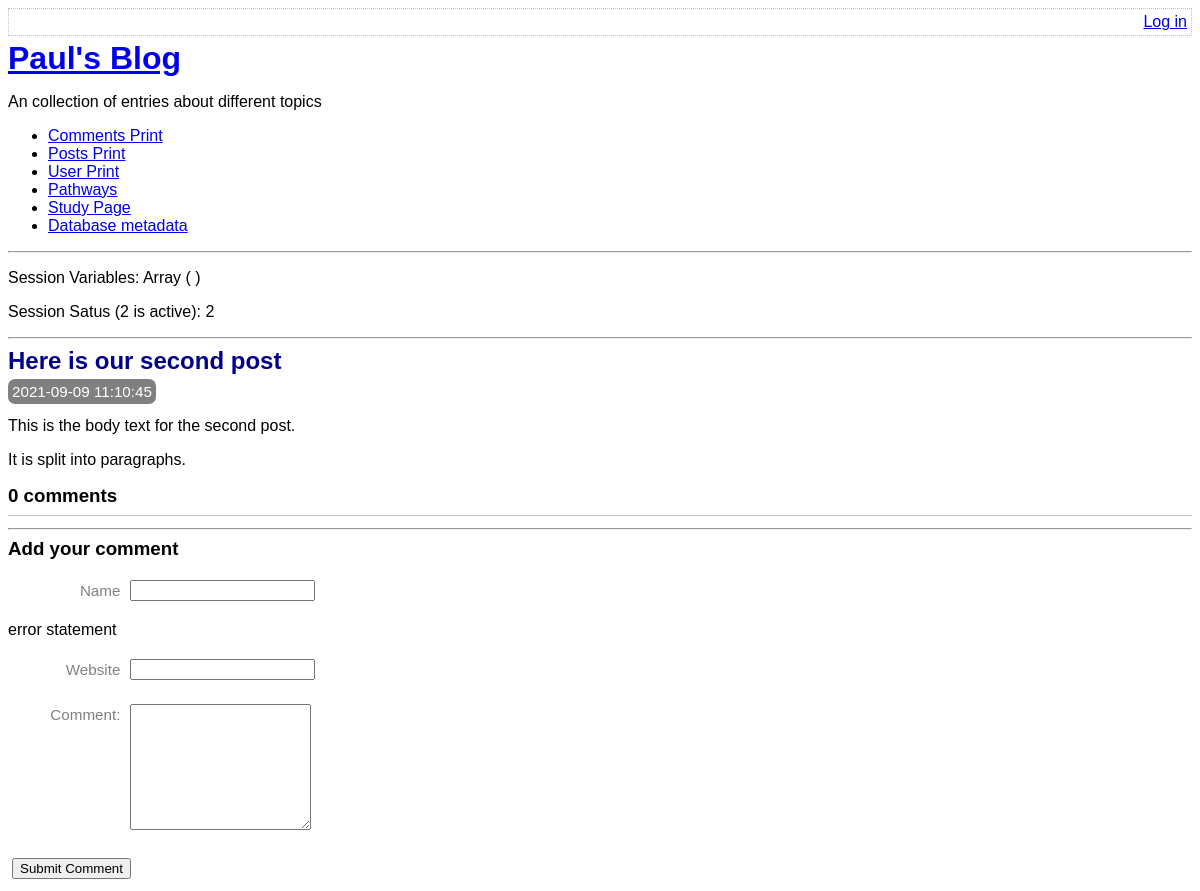
Page /view-post.php?post_id=2 on the committed database.
### tables this page shows
CREATE TABLE post(
    id integer primary key autoincrement not null,
    title text not null,
    body text not null,
    user_id integer not null,
    created_at date not null,
    updated_at date,
    foreign key (user_id) references user(id)
);

### lib/view-post-common.php (called while the page is built, shortened)
<?php
function getPostRow(PDO $pdo, $postId){
    $stmt = $pdo -> prepare(
        'select title, created_at , body
        from post
        where id=:id'
    );
    $result = $stmt -> execute(
        array('id' => $postId, )
    );
    $row = $stmt -> fetch(PDO::FETCH_ASSOC);
    return $row;
}

### view-post.php (the view, shortened to what this page needs)
<?php
require_once 'lib/common.php';
require_once 'lib/view-post-common.php';
if ( isset( $_GET['post_id'] ) )
{
  $postId = $_GET['post_id'];
}
else{
  $postId = 0;
}
$pdo = getPDO();
$row = getPostRow($pdo, $postId);
if($_POST){
  $postData = $_POST;
  $commentData = array(
    'name' => $_POST['comment-name'],
    'website' => $_POST['comment-website'],
    'text' => $_POST['comment-text'],
  );
  $errors = addCommentToPost($pdo, $postId, $commentData);
  if(!$errors){
    redirectAndExit('view-post.php?post_id=' . $postId);
  }
}else{
  $commentData = array(
      'name' => '',
      'website' => '',
      'text' => '',
  );
}
?>
<?php
require_once 'templates/boilerplate.php';
?>
<body>
  <?php require 'templates/title.php' ?>
    <div class="post">
      <h2>
        <?php echo htmlEscape($row['title']) ?>
      </h2>
      <div class="date">
        <?php echo $row['created_at'] ?>
      </div>
      <p>
        <?php echo  convertNewLinesToParagraphs($row['body']) ?>
      </p>
    </div>
    <div class="comment-list">
      <h3> <?php echo countCommentsForPost($pdo , $postId) ?> comments</h3>
    </div>
    <hr/>
    <h3> Add your comment </h3>
    <form method="post" class="comment-form user-form">
    <p>
      <label for="comment-name"> Name </label>
      <input type="text" id="comment-name" name="comment-name" value="<?php echo htmlEscape($commentData['name']) ?>"  />
      <p> error statement </p>
    </p>
    <p>
      <label for="comment-website"> Website </label>
      <input type="text" id="comment-website" name="comment-website" value="<?php echo htmlEscape($commentData['website']) ?>" />
      </p>
    <p>
      <label for="comment-text"> Comment: </label>
      <textarea id="comment-text" name="comment-text" rows="8" columns="70" ><?php echo htmlEscape($commentData['text']) ?></textarea>
    </p>
      <input type="submit" value="Submit Comment"/>
    </form>
</body>
</html>

### lib/common.php (shortened to what this page needs)
<?php
function getRootPath()
{
    return realpath(__DIR__ . '/..');
}
function getDatabasePath()
{
    return getRootPath() . '/data/data.sqlite';
}
function getDsn()
{
    return 'sqlite:' . getDatabasePath();
}
function getPDO()
{
    $pdo = new PDO(getDsn());
    return $pdo;
}
function htmlEscape($html){
    return htmlspecialchars($html, ENT_HTML5, 'UTF-8');
}
function convertNewLinesToParagraphs($text){
    $escaped= htmlEscape($text);
    return '<p>' . str_replace("\n", "</p><p>" , $escaped) . '</p>';
}
function countCommentsForPost(PDO $pdo, $postId){
    $pdo = getPDO();
    $sql = "
    select count(*) c from comment
    where post_id = :post_id
    ";
    $stmt = $pdo -> prepare($sql);
    $stmt ->execute(
        array('post_id' => $postId, )
    );
    return (int) $stmt -> fetchColumn();
}

### assets/main.css (style rules this page uses)
h1 , h2, h3 { margin-top: 0; margin-bottom: 8px; }
body { font-size: 100%; font-family:sans-serif; }
.post-synopsis h2 , .post h2 { color: darkblue; }
.post .date , .post-synopsis .meta { color:white; background-color: grey; border-radius: 7px; padding: 4px; display: inline; font-size: 0.95em; }
.comment-list { border-bottom: 1px solid silver; margin-bottom: 12px; }
.user-form input, .user-form textarea { margin: 4px; }
.user-form label { font-size: 0.95em; margin: 6px; width: 7em; color: gray; float: left; text-align: right; clear: left; }

### rows in the picture
post: title "Here is our second post", created_at "2021-09-09 11:10:45", body "This is the body text for the second post. It is split into paragraphs."

### other values in the picture
$sessionVars "Array ( )"
session_status() "2"
countCommentsForPost($pdo , $postId) "0"
